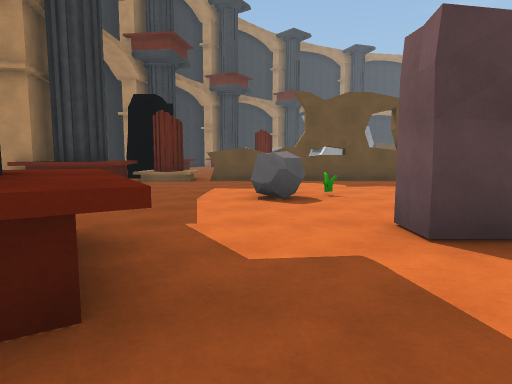
view 1 (above)

24 first-person views from a walk through a 3-D level made in the Unity game engine. The camera is 1.4 m above the floor, tilts 6° down and sees 75° across. The floor is counted in squares, 2 m on a side. Each view is taken from the middle of a square. On the plan, view 1 faces up. The plan holds only what a view shows up to about 10 squares ahead; the rest is blank. The place goes on beyond the plan. The player is left out. Surface patterns are stand-ins for the level's own textures.

view 2
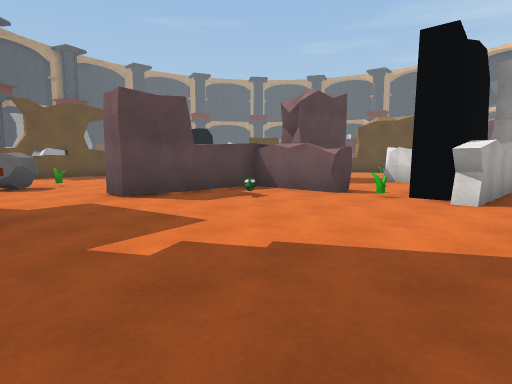

view 3
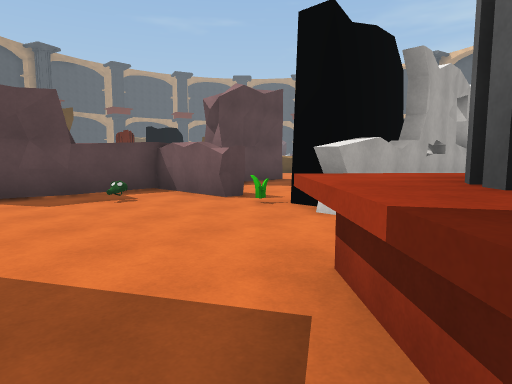

view 4
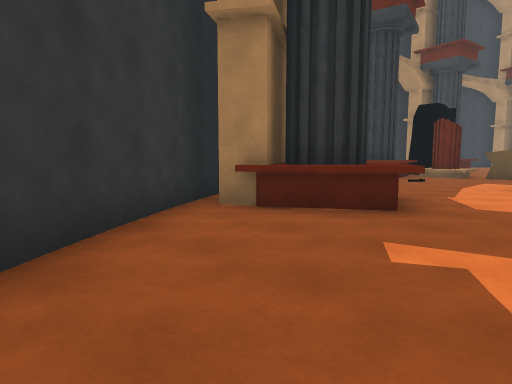

view 5
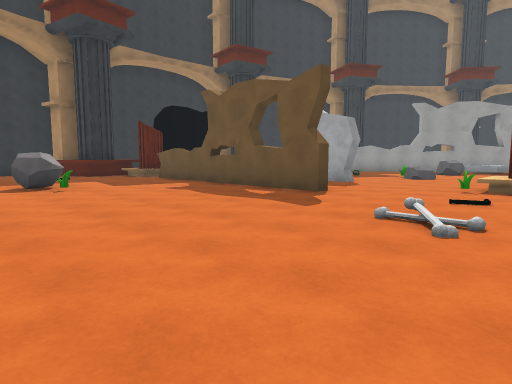

view 6
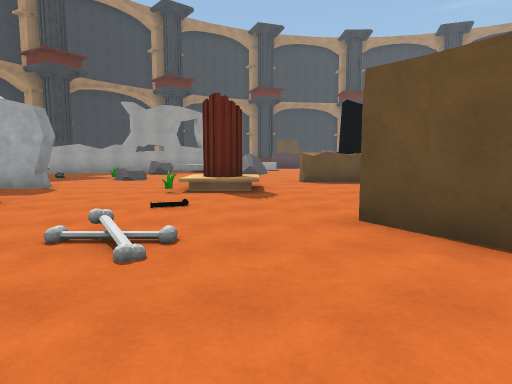

view 7
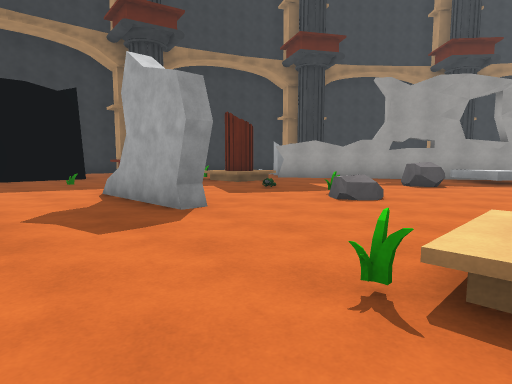

view 8
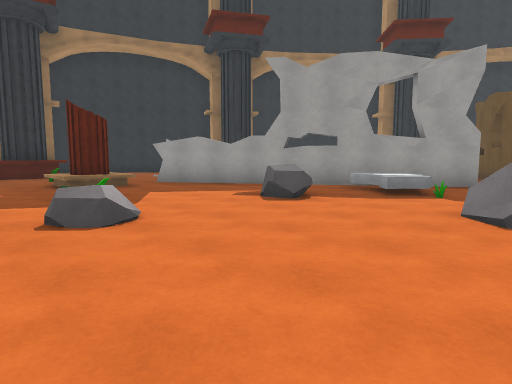

view 9
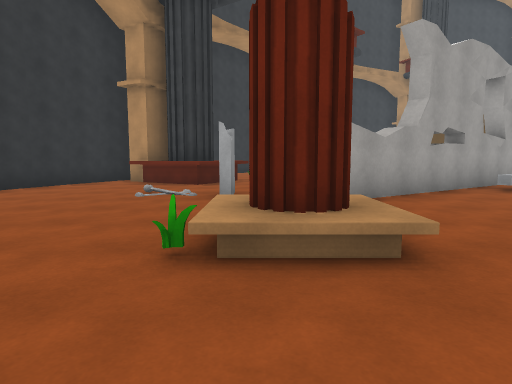

view 10
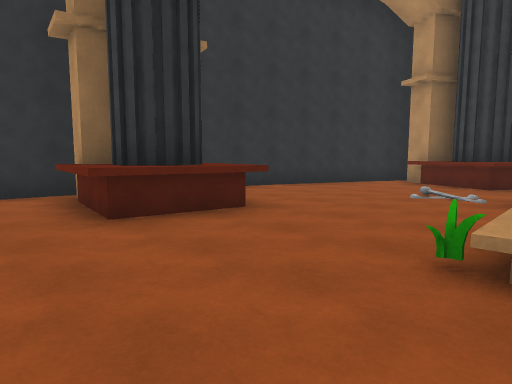

view 11
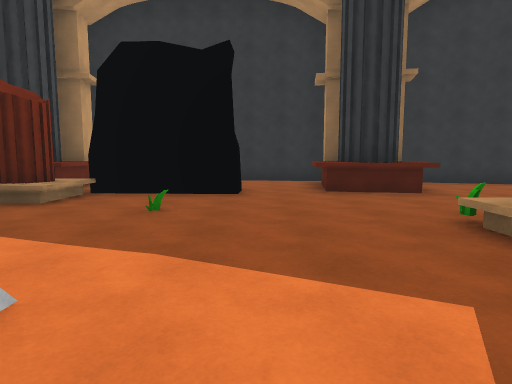

view 12
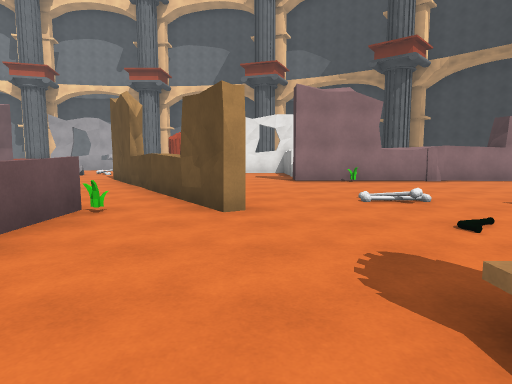

view 13
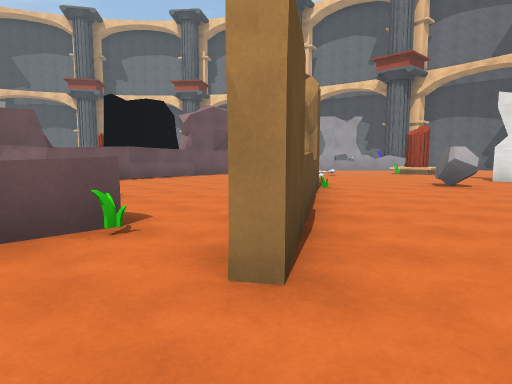

view 14
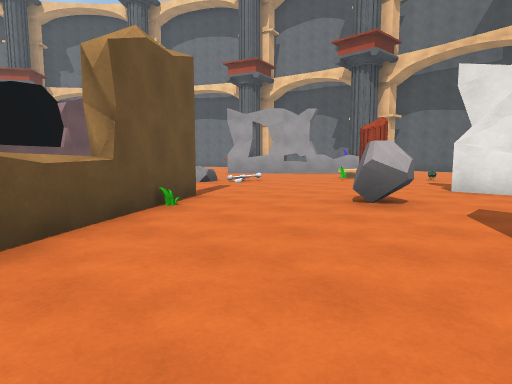

view 15
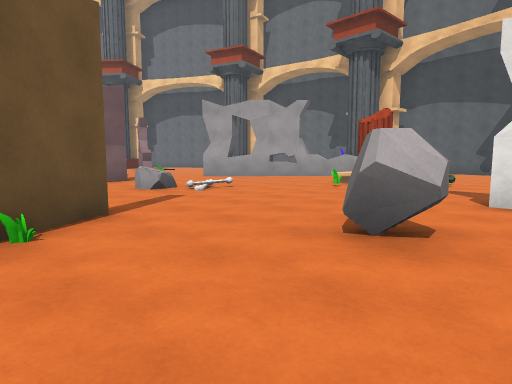

view 16
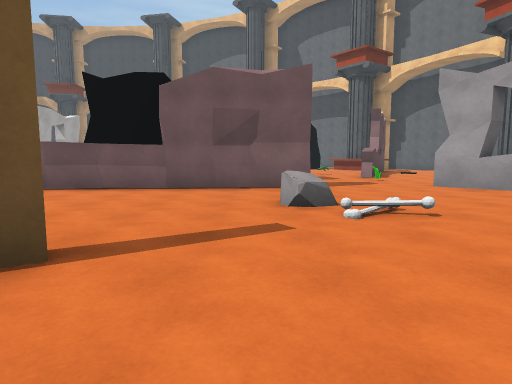

view 17
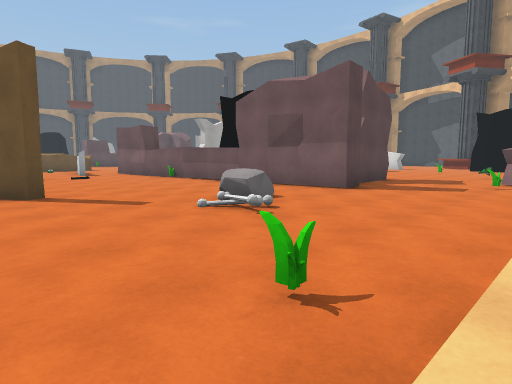

view 18
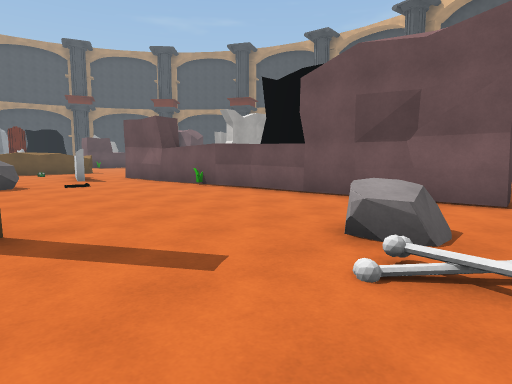

view 19
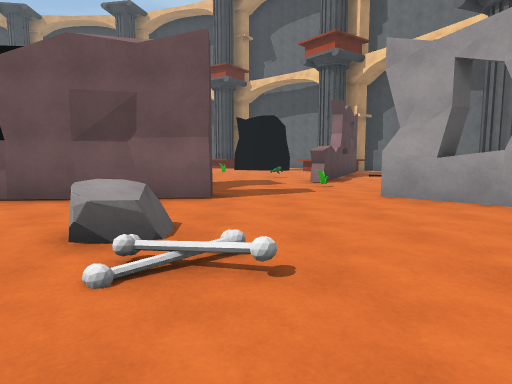

view 20
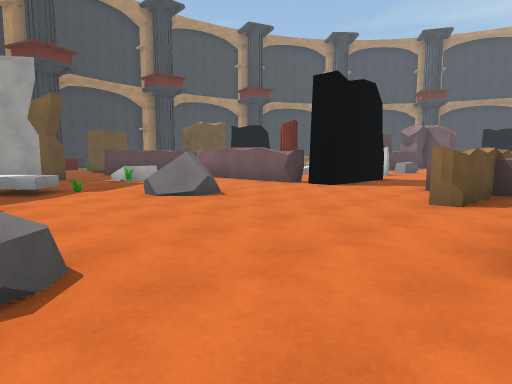

view 21
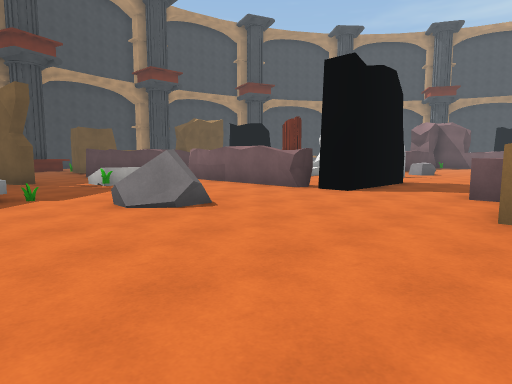

view 22
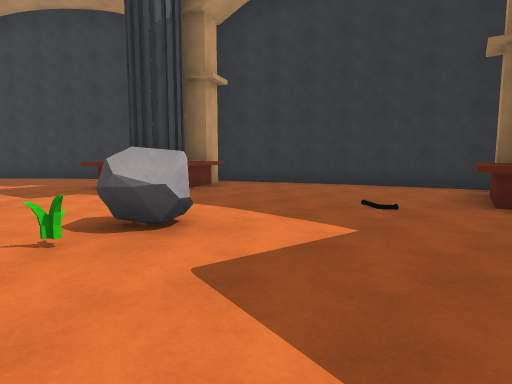

view 23
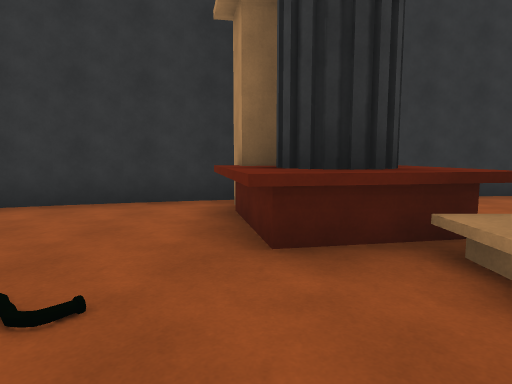

view 24
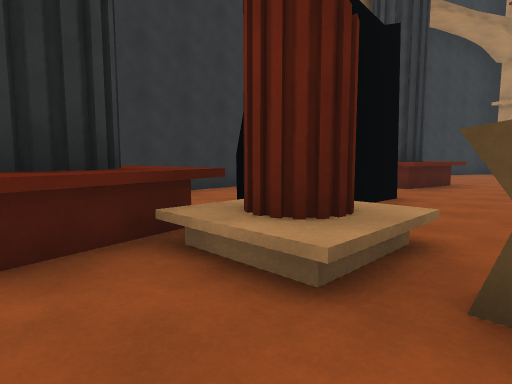

### Floor plan
Key: @ floor where view 1 was taken; # wall or solid block; . main floor; : floor 0.25 m higher than the main floor; / step, stairs or slope; = window, fence, low wall or low ledge; ^ raised ledge; O other object.
Columns run from 7 left of view 1 to 24 right of it. Each row starts with its distance up from view 1.
 25               ##.
 24   ##^ ^        #.
 23   #.^#^.     # ./
 22  ##.....    ##..O  .#
 21  #......  ###^^.. ..#
 20  #.....# ##..=/....##
 19  #......##..O../O..#.
 18  #^.............O..####.
 17  # #...OO................
 16 ####..OOO...O............
 15 #...........O.......^
 14 #.................^^^#
 13 #..#...........O/..
 12 #..#.....###..OO/..
 11 #..#OO..............
 10   ^^OO#######.......^  .#
  9  #^#...............O   ...#
  8 ##^^..............#...O...#
  7 #.................^=......#
  6 ##.....OO..........^......O
  5  #.................#^.....#
  4  #............O.....#.....##
  3  ##..^...#######....##.....#
  2   #.#^^.....#..............#
  1   ####^...O.#...#.O........#
  0    ##..@....O...#.......O..####.
 -1     #.......#   #......:........
 -2     ##......######..............
 -3      #....^.      ...O.......O##
 -4         .^^       ...OO...##...

Where each view was taken, in squares from view 1:
view 1: 0 up, 0 right, facing up
view 2: 3 down, 1 left, facing up-right
view 3: 4 down, 1 right, facing up-right
view 4: 3 down, 1 right, facing up-left
view 5: 4 up, 9 right, facing up-left
view 6: 5 up, 9 right, facing up
view 7: 10 up, 8 right, facing up-left
view 8: 14 up, 9 right, facing up-left
view 9: 14 up, 0 right, facing up
view 10: 14 up, 0 right, facing up-left
view 11: 14 up, 3 right, facing left
view 12: 13 up, 10 right, facing down
view 13: 10 up, 9 right, facing down-right
view 14: 6 up, 9 right, facing down-right
view 15: 4 up, 10 right, facing down-right
view 16: 1 up, 12 right, facing right
view 17: 4 down, 13 right, facing up-right
view 18: 1 down, 14 right, facing up-right
view 19: 1 down, 14 right, facing right
view 20: 13 up, 5 right, facing up-right
view 21: 14 up, 6 right, facing up-right
view 22: 9 up, 2 right, facing down-left
view 23: 8 up, 1 left, facing left
view 24: 8 up, 1 left, facing up-left
